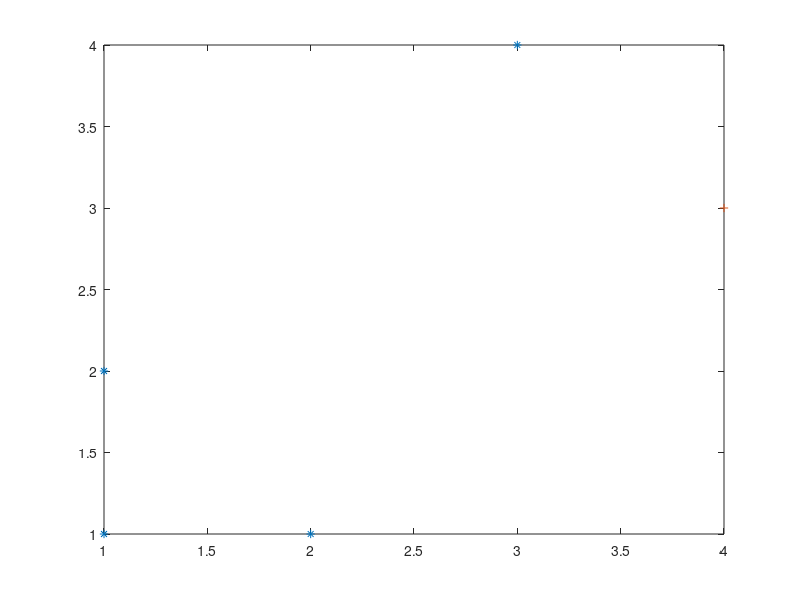

Write MATLAB code to recreate this figure.
x=[3 1 4 1 2;4 2 3 1 1];
for i=1:5
    for j=1:5
        if (x(1,i)-x(1,j))^2+(x(2,i)-x(2,j))^2<=2
           W(i,j)=1;
        end
        %W(i,j)=10^10*exp(-((WN(1,i)-WN(1,j))^2+(WN(2,i)-WN(2,j))^2)/2); %
    end
end
D=zeros(5);
for i=1:5
    for j=1:5
        if i==j
            D(i,j)=sum(W(:,i)); %degree����
        else D(i,j)=0;
        end
    end
end
L=D-W;
[X,Y]=eig(L);% X����������,Y������ֵ�Խ���
Y=eig(L);         % ��ϲ������������ʽ��ʾ����ֵ
[Y_sort, Y_index]= sort(Y,'ascend');     % ����Y_sort������������ֵ��Y_index�������ԭ���
for i=1:5
    jj=Y_index(i);
    X_sort(:,i)=X(:, jj);
end
V=X_sort(:,2:3);

[IDX,C]=kmeans(V,2);

[IDX_sort,IDX_index]=sort(IDX,'ascend');
for i=1:5
    ii=IDX_index(i);
    x_sort(:,i)=x(:,ii);
end

for k=1:2
    num(k)=0;
    
    for l=1:5
        if IDX(l)==k
            num(k)=num(k)+1;
        end
    end
end

    
x1=x_sort(:,1:num(1));

x2=x_sort(:,num(1)+1:num(1)+num(2));
            
%WN3=WN_sort(:,num(2)+1:num(2)+num(3));
    
%WN4=WN_sort(:,num(3)+1:num(3)+num(4));
figure(1),
plot([x1(1,:)],[x1(2,:)],'*',[x2(1,:)],[x2(2,:)],'+')